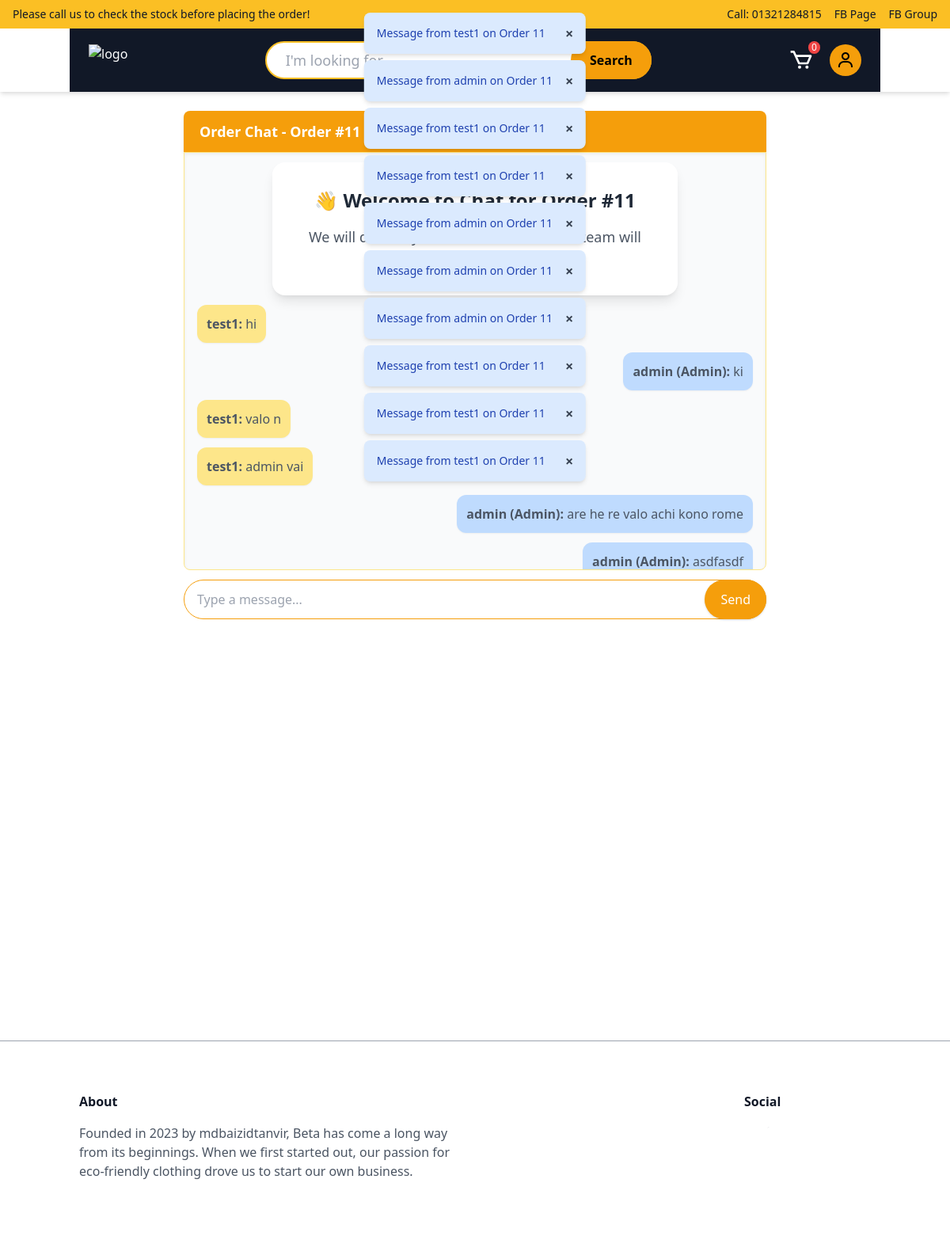
The app's page /messages/order/11/ (signed in) with its own data.
### messageapp/models.py (models this page shows)
class Message(models.Model):
    order = models.ForeignKey(Order, on_delete=models.CASCADE, related_name="messages")
    sender = models.ForeignKey(User, on_delete=models.CASCADE)
    text = models.TextField()
    is_admin = models.BooleanField(default=False)
    is_read = models.BooleanField(default=False)  # ✅ new field
    timestamp = models.DateTimeField(auto_now_add=True)
    def __str__(self):
        return f"Message from {self.sender.username} on Order {self.order.id}"

### app/models.py (models this page shows, shortened)
class Order(models.Model):
    STATUS_CHOICES = [
        ('pending', 'Pending'),
        ('shipped', 'Shipped'),
        ('delivered', 'Delivered'),
            ('cancelled', 'Cancelled'),  # ✅ new
    ]
    PAYMENT_STATUS_CHOICES = [
        ('pending', 'Pending'),
        ('paid', 'Paid'),
        ('failed', 'Failed'),
    ]
    user = models.ForeignKey(User, on_delete=models.CASCADE, null=True, blank=True)
    products = models.ManyToManyField(Product, through='OrderItem')
    total_price = models.DecimalField(max_digits=10, decimal_places=2, null=True, blank=True)
    created_at = models.DateTimeField(auto_now_add=True)
    status = models.CharField(max_length=100, choices=STATUS_CHOICES, default='pending')
    payment_staus = models.CharField(max_length=300, choices=PAYMENT_STATUS_CHOICES, default='pending')
    email = models.EmailField()
    phone = models.CharField(max_length=100)
    address = models.TextField()
    zip_code = models.CharField(max_length=20)
    delivery_date = models.DateField(null=True, blank=True)
    card_last4 = models.CharField(max_length=4, blank=True, null=True)
    paid_at = models.DateTimeField(null=True, blank=True)  # ✅ new field to track when payment was made
    stripe_payment_intent = models.CharField(max_length=255, null=True, blank=True)  # ✅ Add this line

### messageapp/views.py (the view)
# urls.py: path("messages/order/<int:order_id>/", views.order_messages, name="order_messages"),
@login_required
def order_messages(request, order_id):
    order = get_object_or_404(Order, id=order_id)
    if not request.user.is_staff and order.user != request.user:
        return HttpResponseForbidden("You cannot access this order.")
    messages = order.messages.all().order_by('timestamp')
    return render(request, 'message/order_messages.html', {
        'order': order,
        'messages': messages
    })

### templates/message/order_messages.html (shortened to what this page needs)
{% extends "base.html" %}
{% block body %}
<div class="mx-auto max-w-3xl h-[20rem] container px-4 mt-6 flex flex-col" style="height: 642px">
    <div class="py-3 px-5 bg-yellow-500 rounded-t-lg text-white font-bold text-lg shadow-md">
        Order Chat - Order #{{ order.id }}
    </div>
<div id="chat-box" class="flex-1 overflow-y-auto px-4 py-3 space-y-3 flex flex-col bg-gray-50 border border-yellow-200 rounded-b-lg shadow-inner">
  <div class="flex items-center justify-center min-h-[40vh]">
  <div class="text-center bg-white shadow-lg rounded-2xl p-8 max-w-lg">
    <h1 class="text-lg md:text-2xl font-bold text-gray-800 mb-4">
      👋 Welcome to Chat for Order #{{ order.id }}
    </h1>
    <p class="text-gray-600 text-base md:text-lg leading-relaxed">
      We will discuss your order here, and our team will respond shortly.
    </p>
  </div>
</div>
    {% for msg in messages %}
        <div class="p-3 rounded-xl  max-w-[70%] break-words shadow-sm {% if  msg.is_admin %} bg-blue-200 self-end text-right {% else %}bg-yellow-200 self-start text-left {% endif %}"><b>{{ msg.sender.username }}{% if msg.is_admin %} (Admin){% endif %}:</b> {{ msg.text }}</div>
    {% endfor %}
</div>
    <div class="relative mt-3">
<input type="text" id="chat-message-input"   class="w-full py-3 px-4 border border-yellow-500 rounded-full focus:outline-none focus:ring-2 focus:ring-yellow-400" placeholder="Type a message...">
<button id="chat-message-send"  class="absolute top-0 right-0 h-full px-5 bg-yellow-500 text-white rounded-full hover:bg-yellow-600 transition duration-300 shadow">Send</button>
</div>
</div>
{% endblock %}

### templates/base.html (shortened to what this page needs)
<!DOCTYPE html>
<html lang="en">
<head>
  <link rel="stylesheet" href="https://unpkg.com/tailwindcss@2.2.19/dist/tailwind.min.css"/>
</head>
<body class="bg-white text-gray-600 work-sans leading-normal text-base tracking-normal min-h-screen flex flex-col">
  {% include 'Navbar.html' %}
{% if messages %}
  <div class="fixed top-4 left-1/2 transform -translate-x-1/2 z-50 space-y-2">
    {% for message in messages %}
      <div class="flex items-center justify-between px-4 py-3 rounded-lg shadow-md text-sm
                  {% if message.tags == 'success' %} bg-green-100 text-green-800
                  {% elif message.tags == 'error' %} bg-red-100 text-red-800
                  {% elif message.tags == 'warning' %} bg-yellow-100 text-yellow-800
                  {% else %} bg-blue-100 text-blue-800 {% endif %} fade-message">
        <span>{{ message }}</span>
        <button class="ml-4 text-lg font-bold text-gray-700 hover:text-gray-900 close-btn">&times;</button>
      </div>
    {% endfor %}
  </div>
{% endif %}
  <main class="flex-grow">
    {% block body %}
    {% endblock %}
  </main>
  <footer class="mt-auto bg-white py-8 border-t border-gray-400">
    <div class="container mx-auto flex px-3 py-8">
      <div class="w-full mx-auto flex flex-wrap">
        <div class="flex w-full lg:w-1/2">
          <div class="px-3 md:px-0">
            <h3 class="font-bold text-gray-900">About</h3>
            <p class="py-4">
              Founded in 2023 by mdbaizidtanvir, Beta  has come a long way from its beginnings. When we first started out, our passion for eco-friendly clothing drove us to start our own business.
            </p>
          </div>
        </div>
        <div class="flex w-full lg:w-1/2 lg:justify-end lg:text-right mt-6 md:mt-0">
          <div class="px-3 md:px-0">
            <h3 class="text-left font-bold text-gray-900">Social</h3>
            <div class="w-full flex items-center py-4 mt-0">
              <a href="#" class="mx-2">
                <svg class="w-6 h-6 fill-current" viewBox="0 0 24 24">
                  <path d="M23.953 4.57a10 10 0 01-2.825.775..."></path>
                </svg>
              </a>
              <a href="#" class="mx-2">
                <svg class="w-6 h-6 fill-current" viewBox="0 0 24 24">
                  <path d="M24 12.073c0-6.627-5.373-12..."></path>
                </svg>
              </a>
              <a href="#" class="mx-2">
                <svg class="w-6 h-6 fill-current" viewBox="0 0 24 24">
                  <path d="M12 0C8.74 0 8.333.015..."></path>
                </svg>
              </a>
              <a href="#" class="mx-2">
                <svg class="w-6 h-6 fill-current" viewBox="0 0 24 24">
                  <path d="M12.017 0C5.396 0 .029 5.367..."></path>
                </svg>
              </a>
            </div>
          </div>
        </div>
      </div>
    </div>
  </footer>
</body>
</html>

### templates/Navbar.html (shortened to what this page needs)
   <header class="shadow-md  text-white w-full">
  <div class="flex flex-col md:flex-row items-center justify-between bg-yellow-400 px-4 py-2 text-sm space-y-2 md:space-y-0">
    <p class="text-gray-900 font-medium">
      Please call us to check the stock before placing the order!
    </p>
    <div class="flex flex-wrap items-center space-x-4 text-gray-900">
      <span>Call: 01321284815</span>
      <a href="https://www.facebook.com/techkaj/" target="_blank" rel="nofollow noopener" class="hover:underline">
        FB Page
      </a>
      <a href="https://www.facebook.com/groups/techkaj/" target="_blank" rel="nofollow noopener" class="hover:underline">
        FB Group
      </a>
    </div>
  </div>
  <div class="container bg-gray-900 mx-auto flex flex-row md:flex-row justify-between items-center px-6 py-4 space-y-4 md:space-y-0">
    <a href="/" class="flex items-center space-x-2">
      <img src="https://techkaj.com/_next/image?url=%2Fimages%2Flogo-dark.png&w=256&q=75" alt="logo" class="w-auto h-10">
    </a>
   <form action="{% url 'store' %}" method="get" id="searchForm" class="md:block lg:block sm:block hidden relative w-full md:w-2/3 lg:w-1/2">
  <button type="submit"
    class="absolute top-0 right-0 h-full -translate-y-1/2 bg-yellow-500 hover:bg-yellow-600 text-black font-semibold px-6 py-2 rounded-full transition">
    Search
  </button>
</form>
    <div class="flex items-center space-x-5">
      <a href="{% url 'view_cart' %}" class="relative">
        <span class="absolute -top-2 -right-2 bg-red-500 text-white text-xs px-1 rounded-full">{{ request.session.cart|length|default:"0" }}</span>
      </a>
      {% if request.user.is_authenticated %}
<div class="relative inline-block text-left">
  <button id="userMenuButton" type="button"
    class="inline-flex items-center justify-center w-10 h-10 rounded-full bg-yellow-500 text-white hover:bg-gray-200 focus:outline-none"
    aria-expanded="true" aria-haspopup="true">
  </button>
</div>
      {% else %}
      <div class=" md:flex space-x-3">
        <a href="{% url 'login' %}" class="px-4 py-2 border border-gray-700 rounded-lg hover:bg-gray-800">Sign In</a>
        <a href="{% url 'register' %}" class="px-4 py-2 bg-yellow-500 text-black rounded-lg hover:bg-yellow-600">Sign Up</a>
      </div>
      {% endif %}
    </div>
  </div>
</header>

### records on screen
Message: sender+order "Message from test1 on Order 11", sender.username "test1", text "hi"
Message: sender+order "Message from admin on Order 11", sender.username "admin", is_admin "(Admin)", text "ki"
Message: sender+order "Message from test1 on Order 11", sender.username "test1", text "valo n"
Message: sender+order "Message from test1 on Order 11", sender.username "test1", text "admin vai"
Message: sender+order "Message from admin on Order 11", sender.username "admin", is_admin "(Admin)", text "are he re valo achi kono rome"
Message: sender+order "Message from admin on Order 11", sender.username "admin", is_admin "(Admin)", text "asdfasdf"
Message: sender+order "Message from admin on Order 11"
Message: sender+order "Message from test1 on Order 11"
Message: sender+order "Message from test1 on Order 11"
Message: sender+order "Message from test1 on Order 11"
Order: id "11"

### other values on screen
{{ request.session.cart|length|default:"0" }} "0"
